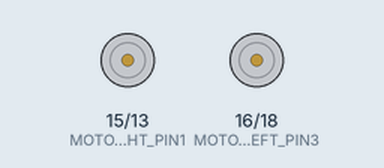
Recording of a program running on a simulated Raspberry Pi (header pin numbers). Parts: motor-driver pin pairs drawn as motors (green arrow = first pin HIGH = forward, orange = second pin HIGH = backward, longer = more drive, scaled by the enable pin). What the program prints to the terminal is not drawn.

Above: at 0.06 s.
Timing chart, 0 to 3.0 s (numbered marks = the images above):
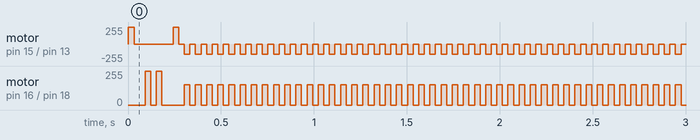

The program:

MazeSolverThatAlmostWorks.py
```python
import time
import RPi.GPIO as GPIO

# On track proximity sensor reading is 1
# Declare GPIO pins
SENSOR_1 = 19
SENSOR_2 = 21
SENSOR_3 = 23
SENSOR_4 = 36


MOTOR_RIGHT_ENABLE1 = 33
MOTOR_RIGHT_PIN1 = 15
MOTOR_RIGHT_PIN2 = 13
MOTOR_LEFT_ENABLE2 = 32
MOTOR_LEFT_PIN3 = 16
MOTOR_LEFT_PIN4 = 18


PWM_CONTROL_RIGHT = None
PWM_CONTROL_LEFT = None
SPEED_HIGH = 100
SPEED_LOW = 60


# Left to Right
S1 = "One"
S2 = "Two"
S3 = "Three"
S4 = "Four"

ADJUSTING_TIME_DELAY = 0.03  # Adjusting movement


def speedDownRightMotor():
    global SPEED_LOW
    PWM_CONTROL_RIGHT.ChangeDutyCycle(SPEED_LOW)


def speedDownLeftMotor():
    global SPEED_LOW
    PWM_CONTROL_LEFT.ChangeDutyCycle(SPEED_LOW)


def speedUpRightMotor():
    global SPEED_HIGH
    PWM_CONTROL_RIGHT.ChangeDutyCycle(SPEED_HIGH)


def speedUpLeftMotor():
    global SPEED_HIGH
    PWM_CONTROL_LEFT.ChangeDutyCycle(SPEED_HIGH)


def setupMotorIO():
    global PWM_CONTROL_LEFT
    global PWM_CONTROL_RIGHT
    global SPEED_HIGH
    GPIO.setup(MOTOR_RIGHT_ENABLE1, GPIO.OUT)
    GPIO.setup(MOTOR_RIGHT_PIN1, GPIO.OUT)
    GPIO.setup(MOTOR_RIGHT_PIN2, GPIO.OUT)
    GPIO.setup(MOTOR_LEFT_ENABLE2, GPIO.OUT)
    GPIO.setup(MOTOR_LEFT_PIN3, GPIO.OUT)
    GPIO.setup(MOTOR_LEFT_PIN4, GPIO.OUT)
    PWM_CONTROL_RIGHT = GPIO.PWM(MOTOR_RIGHT_ENABLE1, 100)  # Initial Freq 100
    PWM_CONTROL_LEFT = GPIO.PWM(MOTOR_LEFT_ENABLE2, 100)  # Initial Freq 100
    PWM_CONTROL_LEFT.start(SPEED_HIGH)
    PWM_CONTROL_RIGHT.start(SPEED_HIGH)


def setupSensorIO():
    GPIO.setup(SENSOR_1, GPIO.IN)
    GPIO.setup(SENSOR_2, GPIO.IN)
    GPIO.setup(SENSOR_3, GPIO.IN)
    GPIO.setup(SENSOR_4, GPIO.IN)


def setupIO():
    GPIO.setmode(GPIO.BOARD)
    setupMotorIO()
    setupSensorIO()


def moveRightMotorForward():
    GPIO.output(MOTOR_RIGHT_ENABLE1, 1)
    GPIO.output(MOTOR_RIGHT_PIN1, 1)
    GPIO.output(MOTOR_RIGHT_PIN2, 0)


def moveRightMotorBackward():
    GPIO.output(MOTOR_RIGHT_ENABLE1, 1)
    GPIO.output(MOTOR_RIGHT_PIN1, 0)
    GPIO.output(MOTOR_RIGHT_PIN2, 1)


def moveLeftMotorForward():
    GPIO.output(MOTOR_LEFT_ENABLE2, 1)
    GPIO.output(MOTOR_LEFT_PIN3, 1)
    GPIO.output(MOTOR_LEFT_PIN4, 0)


def moveLeftMotorBackward():
    GPIO.output(MOTOR_LEFT_ENABLE2, 1)
    GPIO.output(MOTOR_LEFT_PIN3, 0)
    GPIO.output(MOTOR_LEFT_PIN4, 1)


def stay_put():
    GPIO.output(MOTOR_LEFT_ENABLE2, 0)
    GPIO.output(MOTOR_LEFT_PIN3, 0)
    GPIO.output(MOTOR_LEFT_PIN4, 0)
    GPIO.output(MOTOR_RIGHT_ENABLE1, 0)
    GPIO.output(MOTOR_RIGHT_PIN1, 0)
    GPIO.output(MOTOR_RIGHT_PIN2, 0)
    time.sleep(ADJUSTING_TIME_DELAY)


def getSensorReadings():
    val = {
        S1: GPIO.input(SENSOR_1),
        S2: GPIO.input(SENSOR_2),
        S3: GPIO.input(SENSOR_3),
        S4: GPIO.input(SENSOR_4),
    }
    # printSensorReadings(val)
    return val


def printSensorReadings(sensorVal):
    print(S1 + ": " + str(sensorVal[S1]) + " " + S2 + ": " + str(sensorVal[S2]) + " " + S3 + ": " + str(sensorVal[S3]) +
          " " + S4 + ": " + str(sensorVal[S4]))


def stopRotation():
    sensorVal = getSensorReadings()
    if (sensorVal[S2] == 1 or sensorVal[S3] == 1):
        return True
    else:
        return False


def turn_left():
    speedDownLeftMotor()
    speedDownRightMotor()
    moveRightMotorForward()
    moveLeftMotorBackward()
    time.sleep(ADJUSTING_TIME_DELAY)
    stay_put()
    while True:
        moveRightMotorForward()
        moveLeftMotorBackward()
        time.sleep(ADJUSTING_TIME_DELAY)
        stay_put()
        if (stopRotation()):
            break
    speedUpLeftMotor()
    speedUpRightMotor()
    # print("Turn Left")


def turn_right():
    speedDownLeftMotor()
    speedDownRightMotor()
    moveRightMotorBackward()
    moveLeftMotorForward()
    time.sleep(ADJUSTING_TIME_DELAY)
    stay_put()
    while True:
        moveRightMotorBackward()
        moveLeftMotorForward()
        time.sleep(ADJUSTING_TIME_DELAY)
        stay_put()
        if (stopRotation()):
            break
    speedUpLeftMotor()
    speedUpRightMotor()
    # print("Turn Right")


def adjust_left():
    speedDownRightMotor()
    moveRightMotorForward()
    time.sleep(ADJUSTING_TIME_DELAY)
    stay_put()
    speedUpRightMotor()
    # print("Adjust left")


def adjust_right():
    speedDownLeftMotor()
    moveLeftMotorForward()
    time.sleep(ADJUSTING_TIME_DELAY)
    stay_put()
    speedUpLeftMotor()
    # print("Adjust right")


def straight(steps=1):
    for step in range(steps):
        moveLeftMotorForward()
        moveRightMotorForward()
        time.sleep(ADJUSTING_TIME_DELAY)
        stay_put()
    # print("Straight")


def back(steps=1):
    for step in range(steps):
        moveLeftMotorBackward()
        moveRightMotorBackward()
        time.sleep(ADJUSTING_TIME_DELAY)
        stay_put()
    # print("Back")


def turn_around():
    # print("Turn around")
    turn_right()


def unmapped():
    stay_put()
    # print("Unmapped, this should not happen")


def decideAction():
    sensorVal = getSensorReadings()

    # map sensorVal to BOT_MOVEMENT

    if (sensorVal[S2] == 0 and sensorVal[S3] == 1) or (sensorVal[S1] == 0 and sensorVal[S2] == 0 and sensorVal[S3] == 0 and sensorVal[S4] == 1):
        return "adjust_right"
    elif (sensorVal[S2] == 1 and sensorVal[S3] == 0) or (sensorVal[S1] == 1 and sensorVal[S2] == 0 and sensorVal[S3] == 0 and sensorVal[S4] == 0):
        return "adjust_left"
    elif sensorVal[S1] == 0 and sensorVal[S2] == 0 and sensorVal[S3] == 0 and sensorVal[S4] == 0:
        adjust_left()
        time.sleep(ADJUSTING_TIME_DELAY)
        sensorValLeft = getSensorReadings()
        adjust_right()
        adjust_right()
        time.sleep(ADJUSTING_TIME_DELAY)
        sensorValRight = getSensorReadings()
        adjust_left()
        if (sensorValLeft[S1] == 0 and sensorValLeft[S2] == 0 and sensorValLeft[S3] == 0 and sensorValLeft[S4] == 0) and (sensorValRight[S1] == 0 and sensorValRight[S2] == 0 and sensorValRight[S3] == 0 and sensorValRight[S4] == 0):
            return "dead_end"
        else:
            return ""

    nextReading = ""
    sensorValNew = None
    if sensorVal[S1] == 1 or sensorVal[S4] == 1:
        stay_put()
        sensorValNew = getSensorReadings()
        if sensorVal[S1] == 1 or sensorValNew[S1] == 1:
            nextReading = nextReading + "left"
        if sensorVal[S4] == 1 or sensorValNew[S4] == 1:
            nextReading = nextReading + "right"
        while True:
            straight()
            sensorValNew = getSensorReadings()
            if (sensorVal[S1] == 1 and sensorValNew[S1] == 0) or (sensorVal[S4] and sensorValNew[S4] == 0):
                # move just one more step
                straight()
                sensorValNew = getSensorReadings()
                break
        if sensorValNew[S2] == 1 or sensorValNew[S3] == 1:
            nextReading = nextReading + "straight"

    elif sensorVal[S2] == 1 and sensorVal[S3] == 1:
        return "straight"

    return nextReading


nodesFound = []


def logDecisions(decision):
    if (decision != "straight" and decision != "adjust_left" and decision != "adjust_right" and decision != ""):
        print(decision)
        nodesFound.append(decision)


def act():
    decision = decideAction()
    # print(decision)
    logDecisions(decision)
    if decision == "straight":
        straight()
    elif decision == "adjust_left":
        adjust_left()
    elif decision == "adjust_right":
        adjust_right()
    elif decision == "left":
        turn_left()
    elif decision == "right":
        turn_right()
    elif decision == "leftright":
        turn_left()
    elif decision == "leftstraight":
        turn_left()
    elif decision == "rightstraight":
        straight()
    elif decision == "leftrightstraight":
        turn_left()
    elif decision == "dead_end":
        turn_around()
    elif decision == "stay":
        stay_put()
        return false
    else:
        unmapped()


print("Starting program")
setupIO()
try:
    while True:
        act()


except KeyboardInterrupt:
    GPIO.cleanup()
    print(nodesFound)
```
